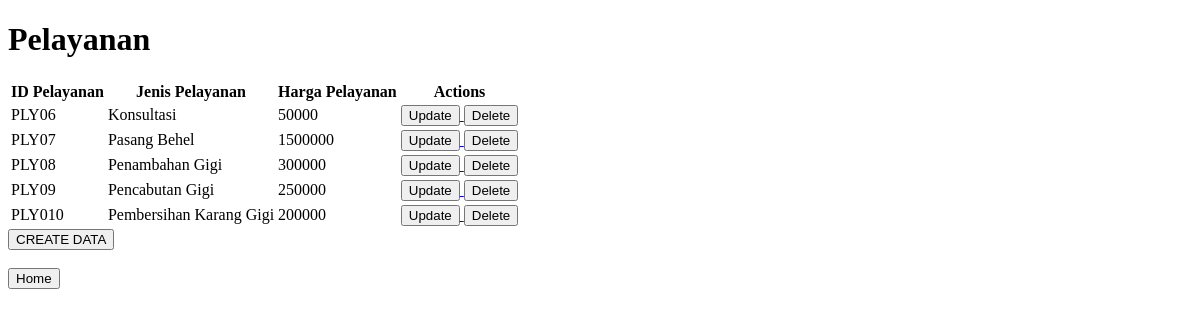
Before: /pelayanan with the older database file.
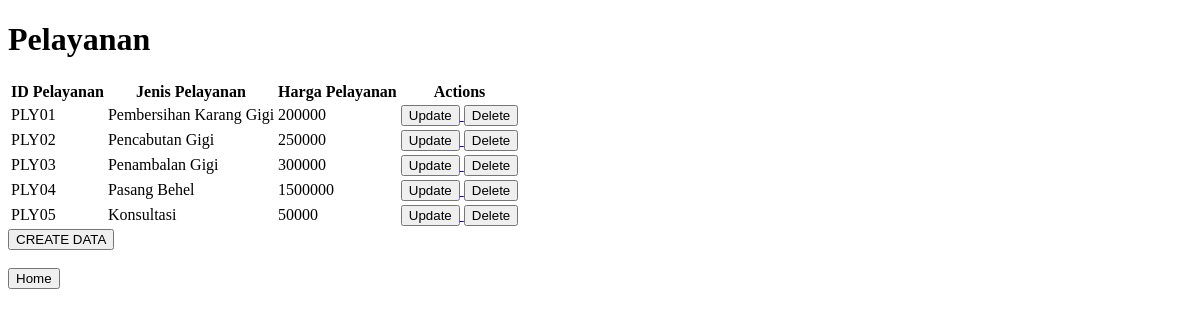
After: the same page with the newer database file.
### app/models.py (models this page shows, shortened)
class pelayanan(models.Model):
    idpelayanan = models.AutoField(primary_key=True)
    jenispelayanan = models.CharField(max_length=50)
    hargapelayanan = models.IntegerField()

### app/views.py (the view)
# urls.py: path('pelayanan', views.pelayanan, name='pelayanan'),
def pelayanan(request):
    allpelayananobj = models.pelayanan.objects.all()
    filterpelayananobj = models.pelayanan.objects.filter(jenispelayanan = 'Penambalan Gigi')
    return render(request, 'pelayanan.html',{
        'allpelayananobj' : allpelayananobj,
        'filterpelayananobj': filterpelayananobj
    })

### app/templates/pelayanan.html (shortened to what this page needs)
<!DOCTYPE html>
<html lang="en">
<head>
</head>
<body>
    <h1>Pelayanan</h1>
    <table>
        <tr>
            <th>ID Pelayanan</th>
            <th>Jenis Pelayanan</th>
            <th>Harga Pelayanan</th>
            <th>Actions</th>
        </tr>
        {% for item in allpelayananobj%}
        <tr>
            <td>PLY0{{ item.idpelayanan }}</item></td>
            <td>{{ item.jenispelayanan }}</item></td>
            <td>{{ item.hargapelayanan }}</item></td>
            <td>
                <a href="{% url 'updatepelayanan' item.idpelayanan %}">
                    <button>Update</button>
                </a>
                <a href="{% url 'deletepelayanan' item.idpelayanan %}">
                    <button>Delete</button>
                </a>
            </td>
        </tr>
        {% endfor %}
    </table>
    <a href="{% url 'createdatapelayanan' %}">
        <button>
            CREATE DATA
        </button>
    </a>
    <br>
    <br>
    <a href="{% url 'home' %}">
        <button>
            Home
        </button>
    </a>
</body>
</html>

Changed rows visible on the page:
removed pelayanan: idpelayanan "6", jenispelayanan "Konsultasi", hargapelayanan "50000"
removed pelayanan: idpelayanan "7", jenispelayanan "Pasang Behel", hargapelayanan "1500000"
removed pelayanan: idpelayanan "8", jenispelayanan "Penambahan Gigi", hargapelayanan "300000"
removed pelayanan: idpelayanan "9", jenispelayanan "Pencabutan Gigi", hargapelayanan "250000"
removed pelayanan: idpelayanan "10", jenispelayanan "Pembersihan Karang Gigi", hargapelayanan "200000"
added pelayanan: idpelayanan "1", jenispelayanan "Pembersihan Karang Gigi", hargapelayanan "200000"
added pelayanan: idpelayanan "2", jenispelayanan "Pencabutan Gigi", hargapelayanan "250000"
added pelayanan: idpelayanan "3", jenispelayanan "Penambalan Gigi", hargapelayanan "300000"
added pelayanan: idpelayanan "4", jenispelayanan "Pasang Behel", hargapelayanan "1500000"
added pelayanan: idpelayanan "5", jenispelayanan "Konsultasi", hargapelayanan "50000"
